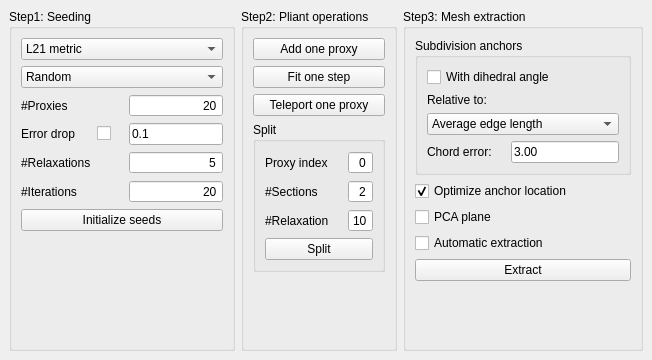
<?xml version="1.0" encoding="UTF-8"?>
<ui version="4.0">
 <class>Surface_mesh_approximation</class>
 <widget class="QDockWidget" name="Surface_mesh_approximation">
  <property name="geometry">
   <rect>
    <x>0</x>
    <y>0</y>
    <width>652</width>
    <height>360</height>
   </rect>
  </property>
  <property name="windowTitle">
   <string>Surface mesh approximation settings</string>
  </property>
  <widget class="QWidget" name="dockWidgetContents">
   <layout class="QHBoxLayout" name="horizontalLayout">
    <item>
     <widget class="QGroupBox" name="seeding">
      <property name="enabled">
       <bool>true</bool>
      </property>
      <property name="title">
       <string>Step1: Seeding</string>
      </property>
      <layout class="QVBoxLayout" name="verticalLayout_2">
       <item>
        <widget class="QComboBox" name="comboMetric">
         <item>
          <property name="text">
           <string>L21 metric</string>
          </property>
         </item>
         <item>
          <property name="text">
           <string>L2 metric</string>
          </property>
         </item>
         <item>
          <property name="text">
           <string>Compact metric</string>
          </property>
         </item>
        </widget>
       </item>
       <item>
        <widget class="QComboBox" name="comboMethod">
         <item>
          <property name="text">
           <string>Random</string>
          </property>
         </item>
         <item>
          <property name="text">
           <string>Incremental</string>
          </property>
         </item>
         <item>
          <property name="text">
           <string>Hierarchical</string>
          </property>
         </item>
        </widget>
       </item>
       <item>
        <layout class="QGridLayout" name="gridLayout_2">
         <item row="4" column="2">
          <widget class="QSpinBox" name="nb_iterations">
           <property name="alignment">
            <set>Qt::AlignRight|Qt::AlignTrailing|Qt::AlignVCenter</set>
           </property>
           <property name="buttonSymbols">
            <enum>QAbstractSpinBox::NoButtons</enum>
           </property>
           <property name="maximum">
            <number>999</number>
           </property>
           <property name="value">
            <number>20</number>
           </property>
          </widget>
         </item>
         <item row="3" column="0">
          <widget class="QLabel" name="label_2">
           <property name="text">
            <string>#Relaxations</string>
           </property>
          </widget>
         </item>
         <item row="2" column="1">
          <widget class="QCheckBox" name="enable_error_drop">
           <property name="text">
            <string/>
           </property>
          </widget>
         </item>
         <item row="0" column="1">
          <spacer name="horizontalSpacer_2">
           <property name="orientation">
            <enum>Qt::Horizontal</enum>
           </property>
           <property name="sizeHint" stdset="0">
            <size>
             <width>40</width>
             <height>20</height>
            </size>
           </property>
          </spacer>
         </item>
         <item row="0" column="2">
          <widget class="QSpinBox" name="nb_proxies">
           <property name="alignment">
            <set>Qt::AlignRight|Qt::AlignTrailing|Qt::AlignVCenter</set>
           </property>
           <property name="buttonSymbols">
            <enum>QAbstractSpinBox::NoButtons</enum>
           </property>
           <property name="maximum">
            <number>999</number>
           </property>
           <property name="value">
            <number>20</number>
           </property>
          </widget>
         </item>
         <item row="2" column="0">
          <widget class="QLabel" name="label_9">
           <property name="toolTip">
            <string/>
           </property>
           <property name="text">
            <string>Error drop</string>
           </property>
          </widget>
         </item>
         <item row="0" column="0">
          <widget class="QLabel" name="label_8">
           <property name="text">
            <string>#Proxies</string>
           </property>
          </widget>
         </item>
         <item row="3" column="2">
          <widget class="QSpinBox" name="nb_relaxations">
           <property name="alignment">
            <set>Qt::AlignRight|Qt::AlignTrailing|Qt::AlignVCenter</set>
           </property>
           <property name="buttonSymbols">
            <enum>QAbstractSpinBox::NoButtons</enum>
           </property>
           <property name="value">
            <number>5</number>
           </property>
          </widget>
         </item>
         <item row="4" column="0">
          <widget class="QLabel" name="label">
           <property name="text">
            <string>#Iterations</string>
           </property>
          </widget>
         </item>
         <item row="2" column="2">
          <widget class="DoubleEdit" name="error_drop">
           <property name="text">
            <string>0.1</string>
           </property>
          </widget>
         </item>
        </layout>
       </item>
       <item>
        <widget class="QPushButton" name="buttonSeeding">
         <property name="text">
          <string>Initialize seeds</string>
         </property>
        </widget>
       </item>
       <item>
        <spacer name="verticalSpacer_2">
         <property name="orientation">
          <enum>Qt::Vertical</enum>
         </property>
         <property name="sizeHint" stdset="0">
          <size>
           <width>20</width>
           <height>40</height>
          </size>
         </property>
        </spacer>
       </item>
      </layout>
     </widget>
    </item>
    <item>
     <widget class="QGroupBox" name="groupBox_2">
      <property name="title">
       <string>Step2: Pliant operations</string>
      </property>
      <layout class="QVBoxLayout" name="verticalLayout">
       <item>
        <widget class="QPushButton" name="buttonAdd">
         <property name="text">
          <string>Add one proxy</string>
         </property>
        </widget>
       </item>
       <item>
        <widget class="QPushButton" name="buttonFit">
         <property name="text">
          <string>Fit one step</string>
         </property>
        </widget>
       </item>
       <item>
        <widget class="QPushButton" name="buttonTeleport">
         <property name="text">
          <string>Teleport one proxy</string>
         </property>
        </widget>
       </item>
       <item>
        <widget class="QGroupBox" name="operations">
         <property name="title">
          <string>Split</string>
         </property>
         <layout class="QVBoxLayout" name="verticalLayout_6">
          <item>
           <layout class="QGridLayout" name="gridLayout_4">
            <item row="2" column="2">
             <widget class="QSpinBox" name="split_nb_relaxations">
              <property name="alignment">
               <set>Qt::AlignRight|Qt::AlignTrailing|Qt::AlignVCenter</set>
              </property>
              <property name="buttonSymbols">
               <enum>QAbstractSpinBox::NoButtons</enum>
              </property>
              <property name="minimum">
               <number>0</number>
              </property>
              <property name="value">
               <number>10</number>
              </property>
             </widget>
            </item>
            <item row="0" column="0">
             <widget class="QLabel" name="label_4">
              <property name="text">
               <string>Proxy index</string>
              </property>
             </widget>
            </item>
            <item row="0" column="1">
             <spacer name="horizontalSpacer_3">
              <property name="orientation">
               <enum>Qt::Horizontal</enum>
              </property>
              <property name="sizeHint" stdset="0">
               <size>
                <width>40</width>
                <height>20</height>
               </size>
              </property>
             </spacer>
            </item>
            <item row="0" column="2">
             <widget class="QSpinBox" name="split_proxy_idx">
              <property name="alignment">
               <set>Qt::AlignRight|Qt::AlignTrailing|Qt::AlignVCenter</set>
              </property>
              <property name="buttonSymbols">
               <enum>QAbstractSpinBox::NoButtons</enum>
              </property>
             </widget>
            </item>
            <item row="1" column="0">
             <widget class="QLabel" name="label_5">
              <property name="text">
               <string>#Sections</string>
              </property>
             </widget>
            </item>
            <item row="1" column="2">
             <widget class="QSpinBox" name="split_nb_sections">
              <property name="alignment">
               <set>Qt::AlignRight|Qt::AlignTrailing|Qt::AlignVCenter</set>
              </property>
              <property name="buttonSymbols">
               <enum>QAbstractSpinBox::NoButtons</enum>
              </property>
              <property name="minimum">
               <number>2</number>
              </property>
             </widget>
            </item>
            <item row="2" column="0">
             <widget class="QLabel" name="label_6">
              <property name="text">
               <string>#Relaxation</string>
              </property>
             </widget>
            </item>
           </layout>
          </item>
          <item>
           <widget class="QPushButton" name="buttonSplit">
            <property name="text">
             <string>Split</string>
            </property>
           </widget>
          </item>
         </layout>
        </widget>
       </item>
       <item>
        <spacer name="verticalSpacer_4">
         <property name="orientation">
          <enum>Qt::Vertical</enum>
         </property>
         <property name="sizeHint" stdset="0">
          <size>
           <width>20</width>
           <height>40</height>
          </size>
         </property>
        </spacer>
       </item>
      </layout>
     </widget>
    </item>
    <item>
     <widget class="QGroupBox" name="mesh_extraction">
      <property name="enabled">
       <bool>true</bool>
      </property>
      <property name="title">
       <string>Step3: Mesh extraction</string>
      </property>
      <layout class="QVBoxLayout" name="verticalLayout_5">
       <item>
        <widget class="QGroupBox" name="groupBox">
         <property name="title">
          <string>Subdivision anchors</string>
         </property>
         <layout class="QVBoxLayout" name="verticalLayout_3">
          <item>
           <widget class="QCheckBox" name="with_dihedral_angle">
            <property name="text">
             <string>With dihedral angle</string>
            </property>
           </widget>
          </item>
          <item>
           <widget class="QLabel" name="label_7">
            <property name="text">
             <string>Relative to:</string>
            </property>
           </widget>
          </item>
          <item>
           <widget class="QComboBox" name="comboRelative">
            <item>
             <property name="text">
              <string>Average edge length</string>
             </property>
            </item>
            <item>
             <property name="text">
              <string>Chord length</string>
             </property>
            </item>
           </widget>
          </item>
          <item>
           <layout class="QGridLayout" name="gridLayout">
            <item row="1" column="1">
             <spacer name="horizontalSpacer">
              <property name="orientation">
               <enum>Qt::Horizontal</enum>
              </property>
              <property name="sizeHint" stdset="0">
               <size>
                <width>40</width>
                <height>20</height>
               </size>
              </property>
             </spacer>
            </item>
            <item row="1" column="0">
             <widget class="QLabel" name="label_3">
              <property name="text">
               <string>Chord error:</string>
              </property>
             </widget>
            </item>
            <item row="1" column="2">
             <widget class="DoubleEdit" name="chord_error">
              <property name="sizePolicy">
               <sizepolicy hsizetype="Minimum" vsizetype="Fixed">
                <horstretch>0</horstretch>
                <verstretch>0</verstretch>
               </sizepolicy>
              </property>
              <property name="text">
               <string>3.00</string>
              </property>
             </widget>
            </item>
           </layout>
          </item>
         </layout>
        </widget>
       </item>
       <item>
        <widget class="QCheckBox" name="if_optimize_anchor_location">
         <property name="text">
          <string>Optimize anchor location</string>
         </property>
         <property name="checked">
          <bool>true</bool>
         </property>
        </widget>
       </item>
       <item>
        <widget class="QCheckBox" name="pca_plane">
         <property name="text">
          <string>PCA plane</string>
         </property>
        </widget>
       </item>
       <item>
        <widget class="QCheckBox" name="checkAutomatic">
         <property name="text">
          <string>Automatic extraction</string>
         </property>
        </widget>
       </item>
       <item>
        <widget class="QPushButton" name="buttonMeshing">
         <property name="text">
          <string>Extract</string>
         </property>
        </widget>
       </item>
       <item>
        <spacer name="verticalSpacer_3">
         <property name="orientation">
          <enum>Qt::Vertical</enum>
         </property>
         <property name="sizeHint" stdset="0">
          <size>
           <width>20</width>
           <height>40</height>
          </size>
         </property>
        </spacer>
       </item>
      </layout>
     </widget>
    </item>
   </layout>
  </widget>
 </widget>
 <customwidgets>
  <customwidget>
   <class>DoubleEdit</class>
   <extends>QLineEdit</extends>
   <header>CGAL_double_edit.h</header>
  </customwidget>
 </customwidgets>
 <resources/>
 <connections/>
</ui>
